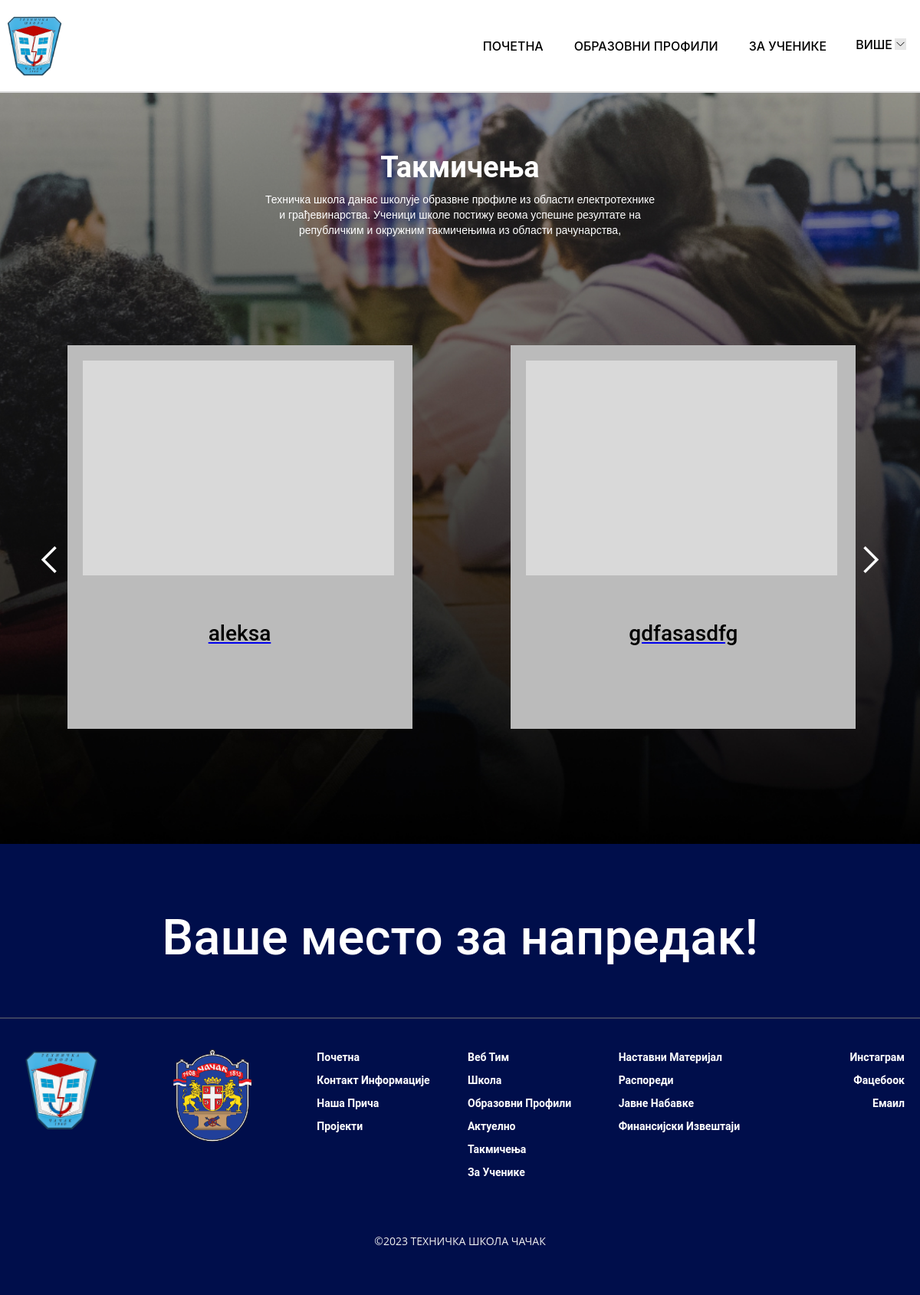
Before: /teh/takmicenja.php with the older database file.
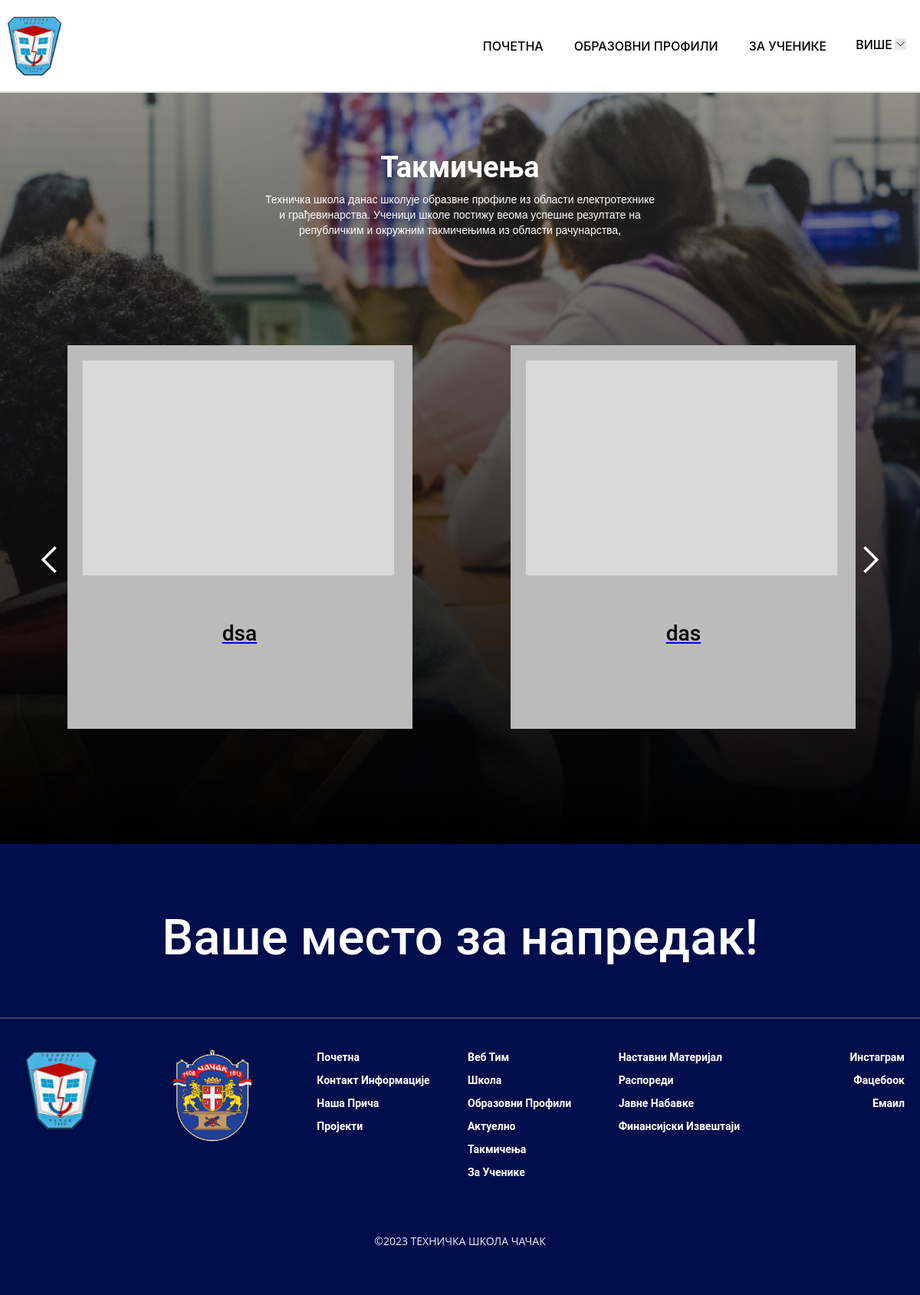
After: the same page with the newer database file.
### tables this page shows
CREATE TABLE `vesti` (
  `id` int NOT NULL,
  `naslov` varchar(255) NOT NULL,
  `opis` varchar(255) NOT NULL,
  `takmicenje` int DEFAULT NULL,
  `datum` timestamp NULL DEFAULT CURRENT_TIMESTAMP
);

### classes/dbh.php (called while the page is built, shortened)
<?php
class Dbh{
    protected function connect() {
        try{
            $username = "root";
            $password = "1234";
            $dbh = new PDO('mysql:host=localhost;dbname=php_dev', $username, $password);
            return $dbh;
        }catch (PDOException $e){
            print 'Error: ' . $e->getMessage() . "<br/>";
            die();
        }
    }
}

### classes/vesti.php (called while the page is built, shortened)
<?php
include "dbh.php";
class Vesti extends Dbh
{
    public function returnTakmicenja()
    {
        $sql = "SELECT * FROM vesti WHERE takmicenje = 1";
        $stmt = $this->connect()->query($sql);
        $res = $stmt->fetchAll();
        return $res;
    }
}

### teh/takmicenja.php (the view, shortened to what this page needs)
<!DOCTYPE html>
<html data-wf-page="64577a9b5b32094e620fd9e6" data-wf-site="6456c2138619102a79ba202a">
<head>
  <link href="css/normalize.css" rel="stylesheet" type="text/css">
  <link href="css/webflow.css" rel="stylesheet" type="text/css">
  <link href="css/tehnicka-skola-cacak.webflow.css" rel="stylesheet" type="text/css">
</head>
<body>
  <div data-animation="default" class="navbar w-nav" data-easing2="ease" data-easing="ease" data-collapse="all" style="background-color:rgb(255,255,255)" data-w-id="13c4d2da-20b0-0422-09e0-7f9d7c3241b5" role="banner" data-no-scroll="1" data-duration="400" data-doc-height="1">
    <div class="container nav-container">
      <a href="index.php" class="w-nav-brand"><img src="images/grb.png" loading="lazy" sizes="90px" srcset="images/grb.png 500w, images/grb.png 800w, images/grb.png 1000w" alt="" class="image-17"></a>
      <div class="nav-wrapper">
        <div style="display:flex" class="nav-links">
          <a href="index.php" class="nav-link w-nav-link">ПОЧЕТНА</a>
          <a href="obrazovni-profili.php" class="nav-link w-nav-link">ОБРАЗОВНИ ПРОФИЛИ</a>
          <a href="ucenici.php" class="nav-link w-nav-link">ЗА УЧЕНИКЕ</a>
        </div>
        <div style="background-color:rgb(255,255,255)" class="menu-button-2 w-nav-button">
          <div class="nav-button">
            <div style="color:rgb(0,0,0)" class="nav-btn-text">ВИШЕ</div><img src="images/arrow.svg" loading="lazy" width="20" style="-webkit-transform:translate3d(0, 0, 0) scale3d(1, 1, 1) rotateX(0deg) rotateY(0) rotateZ(0) skew(0, 0);-moz-transform:translate3d(0, 0, 0) scale3d(1, 1, 1) rotateX(0deg) rotateY(0) rotateZ(0) skew(0, 0);-ms-transform:translate3d(0, 0, 0) scale3d(1, 1, 1) rotateX(0deg) rotateY(0) rotateZ(0) skew(0, 0);transform:translate3d(0, 0, 0) scale3d(1, 1, 1) rotateX(0deg) rotateY(0) rotateZ(0) skew(0, 0);transform-style:preserve-3d" alt="" class="image">
          </div>
        </div>
      </div>
    </div>
  </div>
  <div class="ucenici-hero wf-section" style=" height:1100px;">
    <h1 class="ucenici-heading " style="margin-top: -2%;" >Такмичења</h1>
    <div class="ucenici-text">Техничка школа данас школује образвне профиле из области електротехнике и грађевинарства. Ученици школе постижу веома успешне резултате на републичким и окружним такмичењима из области рачунарства,</div>
    <div class="btns-rasporedi-wrapper">
      <section id="aktuelnost" class="home-slider-section wf-section">
        <div class="container slider-container">
          <div data-delay="4000" data-animation="slide" class="slider slider-p slider-2 w-slider" data-autoplay="false" data-easing="ease" data-hide-arrows="false" data-disable-swipe="false" data-autoplay-limit="0" data-nav-spacing="3" data-duration="500" data-infinite="true">
            <div class="mask mask-p w-slider-mask">
                <?php
                include "../classes/vesti.php";
                $vestiClass = new Vesti();
                $takmicenja = $vestiClass->returnTakmicenja();
                foreach($takmicenja as $takmicenje) {
                ?>
              <div class="slide slide-home w-slide">
                <div class="slide-card"><img src="images/Rectangle-64-1.png" loading="lazy" width="446" sizes="(max-width: 479px) 303px, (max-width: 767px) 426px, (max-width: 991px) 317px, 446px" srcset="images/Rectangle-64-p-500.png 500w, images/Rectangle-64-p-800.png 800w, images/Rectangle-64-p-1080.png 1080w, images/Rectangle-64-1.png 1299w" alt="" class="image-10">
                    <a href="takmicenje.php?id=<?= $takmicenje["id"]?>">
                    <div class="slide-smer-text"><?= $takmicenje["naslov"] ?></div>
                    </a>
                </div>
              </div>
                <?php } ?>
            </div>
            <div class="left-arrow fix-left w-slider-arrow-left">
              <div class="icon-2 w-icon-slider-left" style="color:white;"></div>
            </div>
            <div class="right-arrow fix-right w-slider-arrow-right">
              <div class="icon-2 w-icon-slider-right" style="color:white;"></div>
            </div>
          </div>
        </div>
      </section>
    </div>
  </div>
  <div class="all-sections footer wf-section">
    <h2 class="projects-title-heading footer-heading">Ваше место за напредак!</h2>
    <div class="container-2">
      <div class="w-row">
        <div class="column-7 w-col w-col-2">
          <div class="projets-title-line footer-line"></div><img src="images/grb.png" loading="lazy" sizes="(max-width: 767px) 120px, (max-width: 991px) 14vw, 120px" srcset="images/grb.png 500w, images/grb.png 800w, images/grb.png 1000w" alt="" class="image-16">
        </div>
        <div class="column-7 w-col w-col-2">
          <div class="projets-title-line footer-line"></div><img src="images/grbCacka.png" loading="lazy" alt="" class="image-18">
        </div>
        <div class="column-9 w-col w-col-2">
          <a href="index.php" class="footer-link">Почетна</a>
          <a href="kontakt-informacije.php" class="footer-link">Контакт информације</a>
          <a href="skola.php" class="footer-link">Наша прича</a>
          <a href="projects-page.php" class="footer-link">Пројекти</a>
        </div>
        <div class="column-10 w-col w-col-2">
          <a href="web-tim.php" class="footer-link">веб тим</a>
          <a href="skola.php" class="footer-link">Школа</a>
          <a href="obrazovni-profili.php" class="footer-link">Образовни профили</a>
          <a href="#aktuelnosti" class="footer-link">Актуелно</a>
          <a href="takmicenja.php" aria-current="page" class="footer-link w--current">Такмичења</a>
          <a href="ucenici.php" class="footer-link">За ученике</a>
        </div>
        <div class="column-13 w-col w-col-2">
          <a href="projects-page.php" class="footer-link">Наставни материјал</a>
          <a href="rasporedi.php" class="footer-link">Распореди</a>
          <a href="javne-nabavke.php" class="footer-link">Јавне набавке</a>
          <a href="finansijski-izvjestaj.php" class="footer-link">Финансијски извештаји</a>
        </div>
        <div class="column-8 w-col w-col-2">
          <a href="index.php" class="footer-link">Инстаграм</a>
          <a href="index.php" class="footer-link">Фацебоок</a>
          <a href="index.php" class="footer-link">Емаил</a>
        </div>
      </div>
    </div>
    <div class="text-block-3">©2023 ТЕХНИЧКА ШКОЛА ЧАЧАК</div>
  </div>
</body>
</html>

### teh/css/webflow.css (style rules this page uses)
[class^="w-icon-"], [class*=" w-icon-"] { font-family: 'webflow-icons' !important; speak: none; font-style: normal; font-weight: normal; font-variant: normal; text-transform: none; line-height: 1; -webkit-font-smoothing: antialiased; -moz-osx-font-smoothing: grayscale; }
.w-icon-slider-right:before { content: "\e600"; }
.w-icon-slider-left:before { content: "\e601"; }
* { -webkit-box-sizing: border-box; -moz-box-sizing: border-box; box-sizing: border-box; }
html { height: 100%; }
body { margin: 0; min-height: 100%; background-color: #fff; font-family: Arial, sans-serif; font-size: 14px; line-height: 20px; color: #333; }
img { max-width: 100%; vertical-align: middle; display: inline-block; }
h1, h2, h3, h4, h5, h6 { font-weight: bold; margin-bottom: 10px; }
h1 { font-size: 38px; line-height: 44px; margin-top: 20px; }
h2 { font-size: 32px; line-height: 36px; margin-top: 20px; }
.w-row:before, .w-row:after { content: " "; display: table; grid-column-start: 1; grid-row-start: 1; grid-column-end: 2; grid-row-end: 2; }
.w-row:after { clear: both; }
.w-col { position: relative; float: left; width: 100%; min-height: 1px; padding-left: 10px; padding-right: 10px; }
.w-col-2 { width: 16.66666667%; }
.w-slider { position: relative; height: 300px; text-align: center; background: #dddddd; clear: both; -webkit-tap-highlight-color: rgba(0, 0, 0, 0); tap-highlight-color: rgba(0, 0, 0, 0); }
.w-slider-mask { position: relative; display: block; overflow: hidden; z-index: 1; left: 0; right: 0; height: 100%; white-space: nowrap; }
.w-slide { position: relative; display: inline-block; vertical-align: top; width: 100%; height: 100%; white-space: normal; text-align: left; }
.w-slider-arrow-left, .w-slider-arrow-right { position: absolute; width: 80px; top: 0; right: 0; bottom: 0; left: 0; margin: auto; cursor: pointer; overflow: hidden; color: white; font-size: 40px; -webkit-tap-highlight-color: rgba(0, 0, 0, 0); tap-highlight-color: rgba(0, 0, 0, 0); -webkit-user-select: none; -moz-user-select: none; -ms-user-select: none; user-select: none; }
.w-slider-arrow-left [class^='w-icon-'], .w-slider-arrow-right [class^='w-icon-'], .w-slider-arrow-left [class*=' w-icon-'], .w-slider-arrow-right [class*=' w-icon-'] { position: absolute; }
.w-slider-arrow-left { z-index: 3; right: auto; }
.w-slider-arrow-right { z-index: 4; left: auto; }
.w-icon-slider-left, .w-icon-slider-right { top: 0; right: 0; bottom: 0; left: 0; margin: auto; width: 1em; height: 1em; }
.w-nav { position: relative; background: #dddddd; z-index: 1000; }
.w-nav:before, .w-nav:after { content: " "; display: table; grid-column-start: 1; grid-row-start: 1; grid-column-end: 2; grid-row-end: 2; }
.w-nav:after { clear: both; }
.w-nav-brand { position: relative; float: left; text-decoration: none; color: #333333; }
.w-nav-link { position: relative; display: inline-block; vertical-align: top; text-decoration: none; color: #222222; padding: 20px; text-align: left; margin-left: auto; margin-right: auto; }
.w-nav-button { position: relative; float: right; padding: 18px; font-size: 24px; display: none; cursor: pointer; -webkit-tap-highlight-color: rgba(0, 0, 0, 0); tap-highlight-color: rgba(0, 0, 0, 0); -webkit-user-select: none; -moz-user-select: none; -ms-user-select: none; user-select: none; }
.w-nav[data-collapse="all"] .w-nav-button { display: block; }

Changed rows visible on the page:
removed vesti: naslov "aleksa"
removed vesti: naslov "gdfasasdfg"
added vesti: naslov "dsa"
added vesti: naslov "das"
